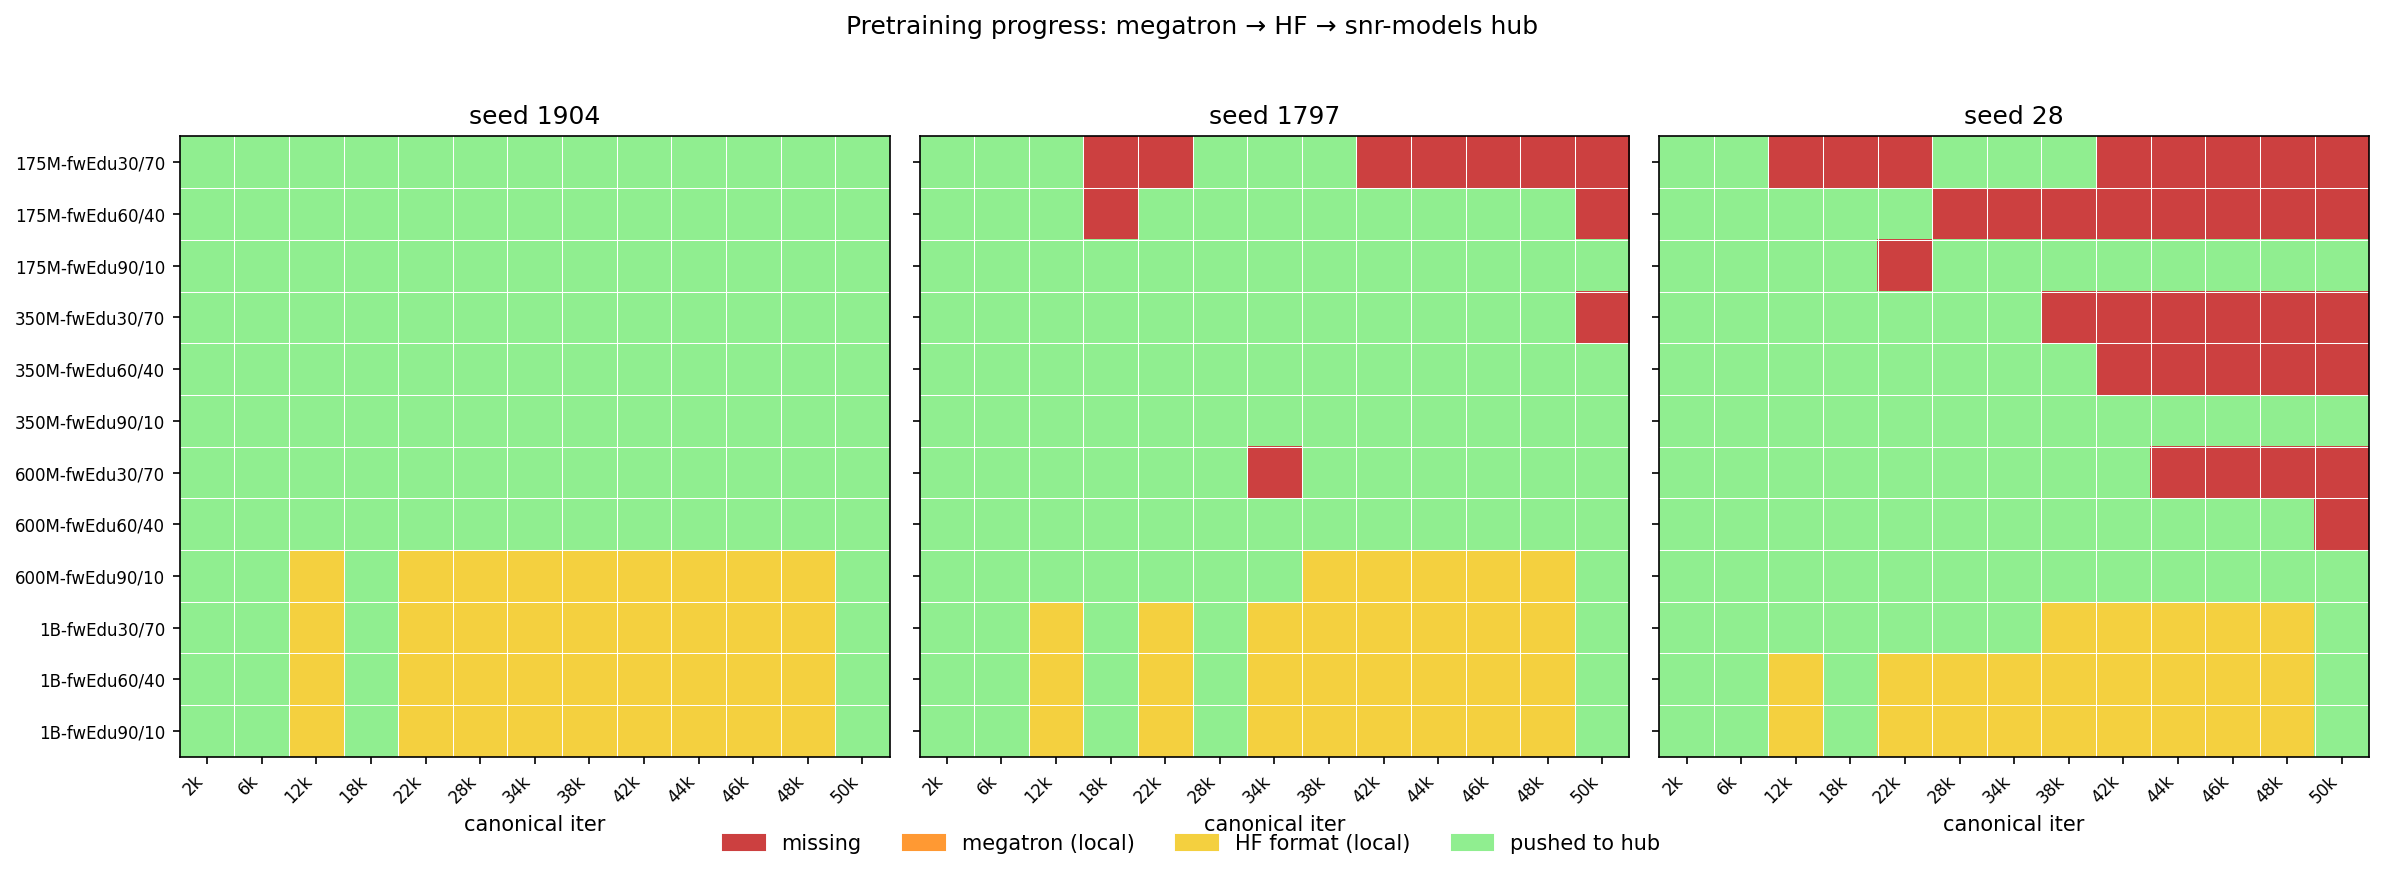

This chart was generated by the following Python code:
#!/usr/bin/env python3
"""Pretraining progress dashboard.

Scans the Megatron checkpoints tree and prints, for each model, the latest
iteration saved, the number of iter_* dirs on disk, and a progress bar
toward --target (default 50000). The companion to scripts/snr_progress.py
(which tracks evaluation progress).

Examples:
    python3.11 scripts/pretrain_progress.py
    python3.11 scripts/pretrain_progress.py --filter seed1904
    python3.11 scripts/pretrain_progress.py --all                # include non-canonical exp dirs
    python3.11 scripts/pretrain_progress.py --target 50000
    python3.11 scripts/pretrain_progress.py --plot progress.png   # heatmap across the 4 stages
    python3.11 scripts/pretrain_progress.py --plot progress.png --no-hub  # skip Hub query
"""
from __future__ import annotations

import argparse
import os
import re
import time
from pathlib import Path

CKPT_ROOT = Path(
    "/iopsstor/scratch/cscs/mariagrandury/data-mix-small/Megatron-LM/logs/Meg-Runs/data-mix-small"
)
HF_STAGING_ROOT = Path("/iopsstor/scratch/cscs/mariagrandury/snr-hf-checkpoints")
# Per-seed org (storage quota is per-account, so we shard the 36 cells across
# three accounts: snr-models-1904, snr-models-1797, snr-models-28).
def hf_org_for_seed(seed: int) -> str:
    return f"snr-models-{seed}"
CANONICAL_RE = re.compile(r"^apertus-(175M|350M|600M|1B)-fwEdu\d+-fw2\d+-seed\d+$")
ITER_RE = re.compile(r"^iter_(\d+)$")

# The 13 canonical eval iters used everywhere in this project (convert-snr.sh,
# the SNR runner, etc.). Plot uses these as columns.
CANONICAL_ITERS = [
    2000, 6000, 12000, 18000, 22000, 28000, 34000,
    38000, 42000, 44000, 46000, 48000, 50000,
]
SIZES = ["175M", "350M", "600M", "1B"]
MIXES = [(30, 70), (60, 40), (90, 10)]
SEEDS = [1904, 1797, 28]


def is_valid_iter_dir(iter_dir: Path) -> bool:
    """A torch_dist checkpoint is loadable only when the dir contains both
    a .metadata file AND at least one .distcp shard. Empty dirs and "shell"
    dirs (.metadata + common.pt + metadata.json with no shards) are not."""
    if not iter_dir.is_dir():
        return False
    if not (iter_dir / ".metadata").is_file():
        return False
    for p in iter_dir.iterdir():
        if p.suffix == ".distcp":
            return True
    return False


def model_progress(
    model_dir: Path,
) -> tuple[int | None, int, int | None, int | None]:
    """Return (marker, n_iter_dirs, max_iter_dir, max_valid_iter_dir).

    `max_valid_iter_dir` is the largest iter_X dir whose contents pass
    `is_valid_iter_dir` — i.e. the latest checkpoint that can actually be
    resumed. If `marker > max_valid_iter_dir`, the marker file points at a
    corrupt/incomplete dir and the model is not resumable from `marker`.
    """
    ckpt_dir = model_dir / "checkpoints"
    if not ckpt_dir.is_dir():
        return None, 0, None, None

    iters: list[int] = []
    valid_iters: list[int] = []
    for entry in ckpt_dir.iterdir():
        m = ITER_RE.match(entry.name)
        if m and entry.is_dir():
            n = int(m.group(1))
            iters.append(n)
            if is_valid_iter_dir(entry):
                valid_iters.append(n)

    marker_file = ckpt_dir / "latest_checkpointed_iteration.txt"
    marker = None
    if marker_file.is_file():
        try:
            marker = int(marker_file.read_text().strip())
        except ValueError:
            marker = None

    max_iter = max(iters) if iters else None
    max_valid = max(valid_iters) if valid_iters else None
    return marker, len(iters), max_iter, max_valid


def render_bar(done: int, total: int, width: int = 25) -> str:
    if total <= 0:
        return "[" + " " * width + "]"
    filled = max(0, min(width, int(round(width * done / total))))
    return "[" + "#" * filled + "-" * (width - filled) + "]"


# ---------------------------------------------------------------------------
# Plot: 3-panel heatmap over (size×mix) × canonical_iter, one panel per seed.
# Color encodes the highest pipeline stage reached:
#   0 (red)         missing in local megatron
#   1 (orange)      megatron ckpt valid on disk
#   2 (yellow)      converted HF ckpt staged at snr-hf-checkpoints/
#   3 (light green) pushed as a stage1-step-N branch under snr-models/
# ---------------------------------------------------------------------------

def _has_hf_staged(cell: str, step: int, hf_root: Path = HF_STAGING_ROOT) -> bool:
    d = hf_root / cell / f"iter_{step:07d}"
    return (d / "config.json").is_file() and any(d.glob("model.safetensors*"))


def _hub_branches_for_cell(api, cell: str, seed: int,
                           max_attempts: int = 6) -> set[str]:
    """Return the set of branch names on snr-models-<seed>/<cell>. Empty set on
    repo-not-found (404) or unrecoverable errors. 429-aware retry."""
    from huggingface_hub.utils import HfHubHTTPError, RepositoryNotFoundError

    repo_id = f"{hf_org_for_seed(seed)}/{cell}"
    delay = 10.0
    for attempt in range(max_attempts):
        try:
            refs = api.list_repo_refs(repo_id, repo_type="model")
            return {b.name for b in refs.branches}
        except RepositoryNotFoundError:
            return set()
        except HfHubHTTPError as e:
            status = getattr(e.response, "status_code", None) if e.response else None
            if status == 404:
                return set()
            if status == 429:
                wait = None
                if e.response is not None:
                    ra = e.response.headers.get("Retry-After")
                    if ra:
                        try:
                            wait = float(ra)
                        except ValueError:
                            pass
                if wait is None:
                    wait = delay
                    delay *= 2
                wait += 5
                print(f"[plot] 429 on {repo_id}; sleeping {wait:.0f}s")
                time.sleep(wait)
                continue
            print(f"[plot] giving up on {repo_id}: {e}")
            return set()
    return set()


def _build_status_matrix(seed: int, hub_branches: dict[str, set[str]],
                        ckpt_root: Path = CKPT_ROOT) -> "list[list[int]]":
    """Return a 12 × len(CANONICAL_ITERS) matrix of status codes for one seed."""
    matrix: list[list[int]] = []
    for size in SIZES:
        for fw_edu, fw2 in MIXES:
            cell = f"apertus-{size}-fwEdu{fw_edu}-fw2{fw2}-seed{seed}"
            row: list[int] = []
            for step in CANONICAL_ITERS:
                meg_ok = is_valid_iter_dir(
                    ckpt_root / cell / "checkpoints" / f"iter_{step:07d}"
                )
                if not meg_ok:
                    row.append(0)
                    continue
                hf_ok = _has_hf_staged(cell, step)
                if not hf_ok:
                    row.append(1)
                    continue
                branch = f"stage1-step-{step:05d}"
                if branch in hub_branches.get(cell, set()):
                    row.append(3)
                else:
                    row.append(2)
            matrix.append(row)
    return matrix


def make_plot(out_path: Path, query_hub: bool = True,
              ckpt_root: Path = CKPT_ROOT) -> None:
    import matplotlib.pyplot as plt
    from matplotlib.colors import BoundaryNorm, ListedColormap
    from matplotlib.patches import Patch

    # Pre-fetch hub branches for all 36 cells (or skip if --no-hub).
    hub_branches: dict[str, set[str]] = {}
    if query_hub:
        from huggingface_hub import HfApi

        api = HfApi(token=os.environ.get("HF_TOKEN"))
        cells = [
            (f"apertus-{size}-fwEdu{e}-fw2{w}-seed{seed}", seed)
            for size in SIZES
            for e, w in MIXES
            for seed in SEEDS
        ]
        print(f"[plot] querying {len(cells)} repos across {sorted({hf_org_for_seed(s) for _, s in cells})}...")
        for cell, seed in cells:
            hub_branches[cell] = _hub_branches_for_cell(api, cell, seed)
    else:
        print("[plot] --no-hub: skipping Hub query (all branches treated as missing)")

    cmap = ListedColormap(["#cc4040", "#ff9933", "#f4d03f", "#90ee90"])
    norm = BoundaryNorm([-0.5, 0.5, 1.5, 2.5, 3.5], cmap.N)

    row_labels = [f"{s}-fwEdu{e}/{w}" for s in SIZES for e, w in MIXES]
    col_labels = [f"{i // 1000}k" for i in CANONICAL_ITERS]

    fig, axes = plt.subplots(
        1, len(SEEDS),
        figsize=(5 * len(SEEDS) + 1, 5.5),
        sharey=True,
    )
    if len(SEEDS) == 1:
        axes = [axes]

    for ax, seed in zip(axes, SEEDS):
        matrix = _build_status_matrix(seed, hub_branches, ckpt_root)
        ax.imshow(matrix, cmap=cmap, norm=norm, aspect="auto")
        ax.set_xticks(range(len(CANONICAL_ITERS)))
        ax.set_xticklabels(col_labels, rotation=45, ha="right", fontsize=8)
        ax.set_yticks(range(len(row_labels)))
        ax.set_yticklabels(row_labels, fontsize=8)
        ax.set_title(f"seed {seed}")
        ax.set_xlabel("canonical iter")
        # Light grid between cells.
        ax.set_xticks([x - 0.5 for x in range(1, len(CANONICAL_ITERS))], minor=True)
        ax.set_yticks([y - 0.5 for y in range(1, len(row_labels))], minor=True)
        ax.grid(which="minor", color="white", linewidth=0.5)
        ax.tick_params(which="minor", length=0)

    legend_handles = [
        Patch(color="#cc4040", label="missing"),
        Patch(color="#ff9933", label="megatron (local)"),
        Patch(color="#f4d03f", label="HF format (local)"),
        Patch(color="#90ee90", label="pushed to hub"),
    ]
    fig.legend(handles=legend_handles, loc="lower center", ncol=4,
               bbox_to_anchor=(0.5, -0.02), frameon=False)
    fig.suptitle("Pretraining progress: megatron → HF → snr-models hub", y=1.02)
    fig.tight_layout()
    fig.savefig(out_path, dpi=150, bbox_inches="tight")
    print(f"[plot] saved {out_path}")


def main() -> None:
    p = argparse.ArgumentParser(
        description=__doc__, formatter_class=argparse.RawDescriptionHelpFormatter
    )
    p.add_argument(
        "--root",
        default=str(CKPT_ROOT),
        help=f"Megatron run root (default: {CKPT_ROOT})",
    )
    p.add_argument("--filter", default=None, help="Substring filter on model dir name.")
    p.add_argument(
        "--all",
        action="store_true",
        help="Include non-canonical experiment directories (default: only "
             "apertus-{175M,350M,600M,1B}-fwEdu*-fw2*-seed* dirs).",
    )
    p.add_argument("--target", type=int, default=50000, help="Target iteration for progress bar.")
    p.add_argument(
        "--plot",
        metavar="PATH",
        help="Write a 3-panel heatmap (one per seed) showing per-cell stage "
             "status (missing → megatron → HF → hub) to PATH and exit.",
    )
    p.add_argument(
        "--no-hub",
        action="store_true",
        help="With --plot, skip the HF Hub branch lookup (treat all branches "
             "as missing). Useful when the Hub API is rate-limited.",
    )
    args = p.parse_args()

    if args.plot:
        make_plot(Path(args.plot), query_hub=not args.no_hub, ckpt_root=Path(args.root))
        return

    root = Path(args.root)
    if not root.is_dir():
        raise SystemExit(f"root not found: {root}")

    models = sorted(d for d in root.iterdir() if d.is_dir())
    if not args.all:
        models = [d for d in models if CANONICAL_RE.match(d.name)]
    if args.filter:
        models = [d for d in models if args.filter in d.name]

    if not models:
        print("No matching model directories.")
        return

    name_w = max(len(d.name) for d in models)
    done_count = 0
    corrupt_count = 0
    for d in models:
        marker, n_iters, max_iter, max_valid = model_progress(d)
        latest = marker if marker is not None else max_iter
        # corrupt: marker (or fallback max_iter) points at an iter that is
        # not actually loadable. Either no valid iter exists at all, or the
        # latest valid iter is older than what marker claims.
        corrupt = (latest is not None) and (
            max_valid is None or max_valid < latest
        )
        bar = render_bar((max_valid if corrupt else latest) or 0, args.target)
        latest_s = f"{latest}" if latest is not None else "-"
        if latest is not None and latest >= args.target and not corrupt:
            done_count += 1
            tag = "[done]"
        elif latest is None:
            tag = "[no_ckpts]"
        elif corrupt:
            corrupt_count += 1
            valid_s = f"{max_valid}" if max_valid is not None else "none"
            tag = f"[corrupt] (latest valid: {valid_s})"
        else:
            tag = "[in_progress]"
        print(
            f"  {bar} {latest_s:>6} / {args.target}   "
            f"saved={n_iters:>3}  {d.name:<{name_w}}  {tag}"
        )

    msg = (
        f"\nSummary: {done_count}/{len(models)} models reached iter {args.target} "
        f"({100 * done_count / len(models):.0f}%)"
    )
    if corrupt_count:
        msg += f" — {corrupt_count} corrupt"
    print(msg)


if __name__ == "__main__":
    main()
